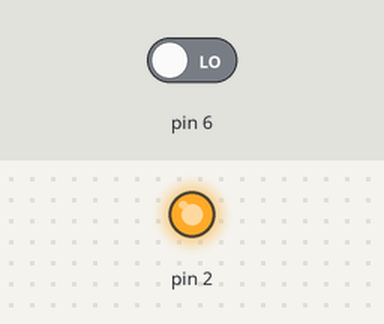
Bench run of a sketch on a simulated Arduino Uno, built with avr-gcc and run on an emulated ATmega328P. Parts: output pins drawn as LEDs (lit = HIGH). Inputs (shaded band) come from the test bench; at power-on: pin 6 LOW.

Above: at 0.1 s.
At 3.1 s:
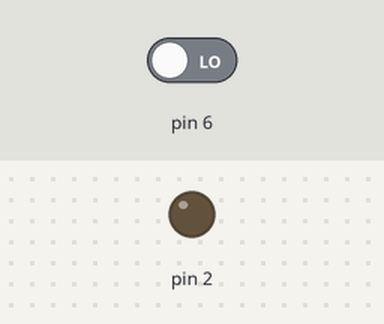
Timing chart, 0 to 4.6 s (numbered marks = the images above):
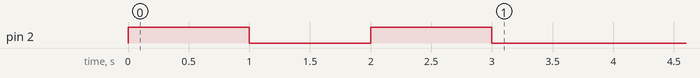

The sketch:

switch_led.ino
```cpp
void setup() {
pinMode(2,OUTPUT);
pinMode(6,INPUT);
while (digitalRead(6) == HIGH)
;
digitalWrite(2,HIGH);
delay(1000);
digitalWrite(2,LOW);
delay(1000);
digitalWrite(2,HIGH);
delay(1000);
digitalWrite(2,LOW);
}
void loop()
{}
```
